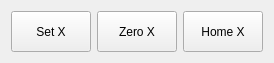
                     <widget class="QWidget" name="horizontalLayoutWidget_5">
                      <property name="geometry">
                       <rect>
                        <x>10</x>
                        <y>10</y>
                        <width>254</width>
                        <height>51</height>
                       </rect>
                      </property>
                      <layout class="QGridLayout" name="gridLayout_7">
                       <item row="0" column="0">
                        <widget class="AxisToolButton" name="axistoolbutton">
                         <property name="minimumSize">
                          <size>
                           <width>80</width>
                           <height>41</height>
                          </size>
                         </property>
                         <property name="text">
                          <string>Set X</string>
                         </property>
                         <property name="axis_letter" stdset="0">
                          <string>X</string>
                         </property>
                        </widget>
                       </item>
                       <item row="0" column="1">
                        <widget class="ActionButton" name="action_zero_x">
                         <property name="sizePolicy">
                          <sizepolicy hsizetype="Fixed" vsizetype="Fixed">
                           <horstretch>0</horstretch>
                           <verstretch>0</verstretch>
                          </sizepolicy>
                         </property>
                         <property name="minimumSize">
                          <size>
                           <width>80</width>
                           <height>41</height>
                          </size>
                         </property>
                         <property name="statusTip">
                          <string>ZERO AXIS X</string>
                         </property>
                         <property name="text">
                          <string>Zero X</string>
                         </property>
                         <property name="zero_axis_action" stdset="0">
                          <bool>true</bool>
                         </property>
                         <property name="template_label_option" stdset="0">
                          <bool>false</bool>
                         </property>
                         <property name="joint_number" stdset="0">
                          <number>0</number>
                         </property>
                         <property name="axis_letter" stdset="0">
                          <string>X</string>
                         </property>
                         <property name="incr_imperial_number" stdset="0">
                          <double>0.010000000000000</double>
                         </property>
                         <property name="incr_mm_number" stdset="0">
                          <double>0.025000000000000</double>
                         </property>
                         <property name="incr_angular_number" stdset="0">
                          <double>-1.000000000000000</double>
                         </property>
                         <property name="toggle_float_option" stdset="0">
                          <bool>false</bool>
                         </property>
                         <property name="float_num" stdset="0">
                          <double>100.000000000000000</double>
                         </property>
                         <property name="float_alt_num" stdset="0">
                          <double>50.000000000000000</double>
                         </property>
                         <property name="view_type_string" stdset="0">
                          <string>P</string>
                         </property>
                         <property name="command_text_string" stdset="0">
                          <string/>
                         </property>
                         <property name="ini_mdi_number" stdset="0">
                          <number>0</number>
                         </property>
                         <property name="textTemplate" stdset="0">
                          <string>%1.3f in</string>
                         </property>
                         <property name="alt_textTemplate" stdset="0">
                          <string>%1.2f mm</string>
                         </property>
                        </widget>
                       </item>
                       <item row="0" column="2">
                        <widget class="ActionButton" name="action_home_x">
                         <property name="sizePolicy">
                          <sizepolicy hsizetype="Fixed" vsizetype="Fixed">
                           <horstretch>0</horstretch>
                           <verstretch>0</verstretch>
                          </sizepolicy>
                         </property>
                         <property name="minimumSize">
                          <size>
                           <width>80</width>
                           <height>41</height>
                          </size>
                         </property>
                         <property name="text">
                          <string>Home X</string>
                         </property>
                         <property name="checkable">
                          <bool>true</bool>
                         </property>
                         <property name="indicator_option" stdset="0">
                          <bool>true</bool>
                         </property>
                         <property name="indicator_HAL_pin_option" stdset="0">
                          <bool>true</bool>
                         </property>
                         <property name="on_color" stdset="0">
                          <color>
                           <red>0</red>
                           <green>255</green>
                           <blue>0</blue>
                          </color>
                         </property>
                         <property name="off_color" stdset="0">
                          <color>
                           <red>255</red>
                           <green>0</green>
                           <blue>0</blue>
                          </color>
                         </property>
                         <property name="home_action" stdset="0">
                          <bool>true</bool>
                         </property>
                         <property name="template_label_option" stdset="0">
                          <bool>false</bool>
                         </property>
                         <property name="joint_number" stdset="0">
                          <number>0</number>
                         </property>
                         <property name="axis_letter" stdset="0">
                          <string>X</string>
                         </property>
                         <property name="incr_imperial_number" stdset="0">
                          <double>0.010000000000000</double>
                         </property>
                         <property name="incr_mm_number" stdset="0">
                          <double>0.025000000000000</double>
                         </property>
                         <property name="incr_angular_number" stdset="0">
                          <double>-1.000000000000000</double>
                         </property>
                         <property name="toggle_float_option" stdset="0">
                          <bool>false</bool>
                         </property>
                         <property name="float_num" stdset="0">
                          <double>100.000000000000000</double>
                         </property>
                         <property name="float_alt_num" stdset="0">
                          <double>50.000000000000000</double>
                         </property>
                         <property name="view_type_string" stdset="0">
                          <string>P</string>
                         </property>
                         <property name="command_text_string" stdset="0">
                          <string/>
                         </property>
                         <property name="ini_mdi_number" stdset="0">
                          <number>0</number>
                         </property>
                         <property name="textTemplate" stdset="0">
                          <string>%1.3f in</string>
                         </property>
                         <property name="alt_textTemplate" stdset="0">
                          <string>%1.2f mm</string>
                         </property>
                        </widget>
                       </item>
                      </layout>
                     </widget>
